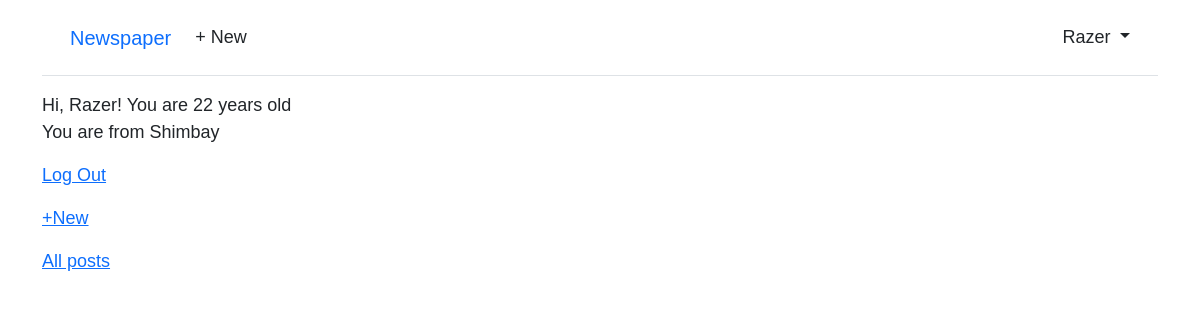
The app's page / (signed in) with its own data.
### accounts/models.py (models this page shows)
class CustomUser(AbstractUser):
    age = models.PositiveIntegerField(null=True, blank=True)
    city = models.CharField(max_length=100)

### pages/views.py (the view)
# urls.py: path("", HomePageView.as_view(), name="home"),
class HomePageView(TemplateView):
    template_name = "home.html"

### templates/home.html (shortened to what this page needs)
<!DOCTYPE html>
{% extends 'base.html' %}
{% block content %}
    {% if user.is_authenticated %}
      <p>Hi, {{ user.username }}! You are {{ user.age }} years old <br>You are from {{ user.city }}</p>
      <p><a href="{% url 'logout' %}">Log Out</a></p>
      <p><a href="{% url 'post_new' %}">+New</a></p>
      <p><a href="{% url 'post_list' %}">All posts</a></p>
    {% else %}
      <p><a href="{% url 'login' %}">Login</a> |
      <a href="{% url 'signup' %}">SignUp</a> </p>
    {% endif %}
{% endblock content %}

### templates/base.html (shortened to what this page needs)
<!DOCTYPE html>
{% load static %}
<html>
<head>
  <link href="https://cdn.jsdelivr.net/npm/bootstrap@5.1.3/dist/css/bootstrap.min.css" rel="stylesheet">
  <link rel="stylesheet" href="{% static 'css/base.css' %}">
</head>
<body>
  <div class="container">
    <header class="p-3 mb-3 border-bottom">
      <div class="container">
        <div class="d-flex flex-wrap align-items-center justify-content-center
          justify-content-lg-start">
          <a class="navbar-brand" href="{% url 'home' %}">Newspaper</a>
          <ul class="nav col-12 col-lg-auto me-lg-auto mb-2 justify-content-center
            mb-md-0">
          {% if user.is_authenticated %}
            <li><a href="{% url 'post_new' %}" class="nav-link px-2 link-dark">+ New</a></li>
          </ul>
          <div class="dropdown text-end">
            <a href="#" class="d-block link-dark text-decoration-none dropdown-toggle"
              id="dropdownUser1" data-bs-toggle="dropdown" aria-expanded="false">
              {{ user.username }}
            </a>
          </div>
          {% else %}
          </ul>
          <div class="text-end">
            <a href="{% url 'login' %}" class="btn btn-outline-primary me-2">Log In</a>
            <a href="{% url 'signup' %}" class="btn btn-primary">Sign Up</a>
          </div>
          {% endif %}
        </div>
      </div>
    </header>
    <main>
      {% block content %}
      {% endblock content %}
    </main>
  </div>
</body>
</html>

### static/css/base.css (style rules this page uses)
body { font-family: 'Source Sans Pro', sans-serif; font-size: 18px; }
header { border-bottom: 1px solid #999; margin-bottom: 2rem; display: flex; }

### records on screen
CustomUser: username "Razer", age "22", city "Shimbay"
